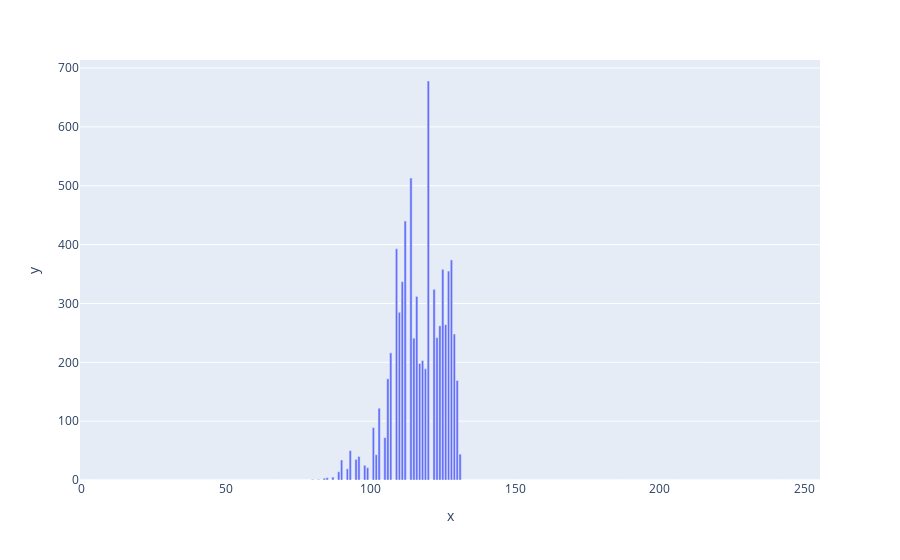

The notebook cell saved with this chart:
### Code cell
freq_pixel_dict=get_freq_pixel_from_image(current_image)

for i in range(0,256):
    if not i in freq_pixel_dict.keys():
        freq_pixel_dict[i] = 0
        
print("[pixel:freq]\n{}".format(freq_pixel_dict))

build_adapted_histplot(freq_pixel_dict)

### Figure 1 — Plotly figure (JSON) as saved in the notebook; plotly's stock layout.template omitted (floating-point values rounded to 4 significant figures; data arrays with more than 128 entries replaced by an {"elided": "..."} marker saying what was removed)
{"data": [{"alignmentgroup": "True", "hovertemplate": "x=%{x}<br>y=%{y}<extra></extra>", "legendgroup": "", "marker": {"color": "#636efa", "pattern": {"shape": ""}}, "name": "", "offsetgroup": "", "orientation": "v", "showlegend": false, "textposition": "auto", "type": "bar", "x": {"elided": "256 int values"}, "xaxis": "x", "y": {"elided": "256 int values"}, "yaxis": "y"}], "layout": {"autosize": true, "barmode": "relative", "legend": {"tracegroupgap": 0}, "margin": {"t": 60}, "xaxis": {"anchor": "y", "autorange": true, "domain": [0, 1], "range": [-0.5, 255.5], "title": {"text": "x"}, "type": "linear"}, "yaxis": {"anchor": "x", "autorange": true, "domain": [0, 1], "range": [0, 713.7], "title": {"text": "y"}, "type": "linear"}}}
